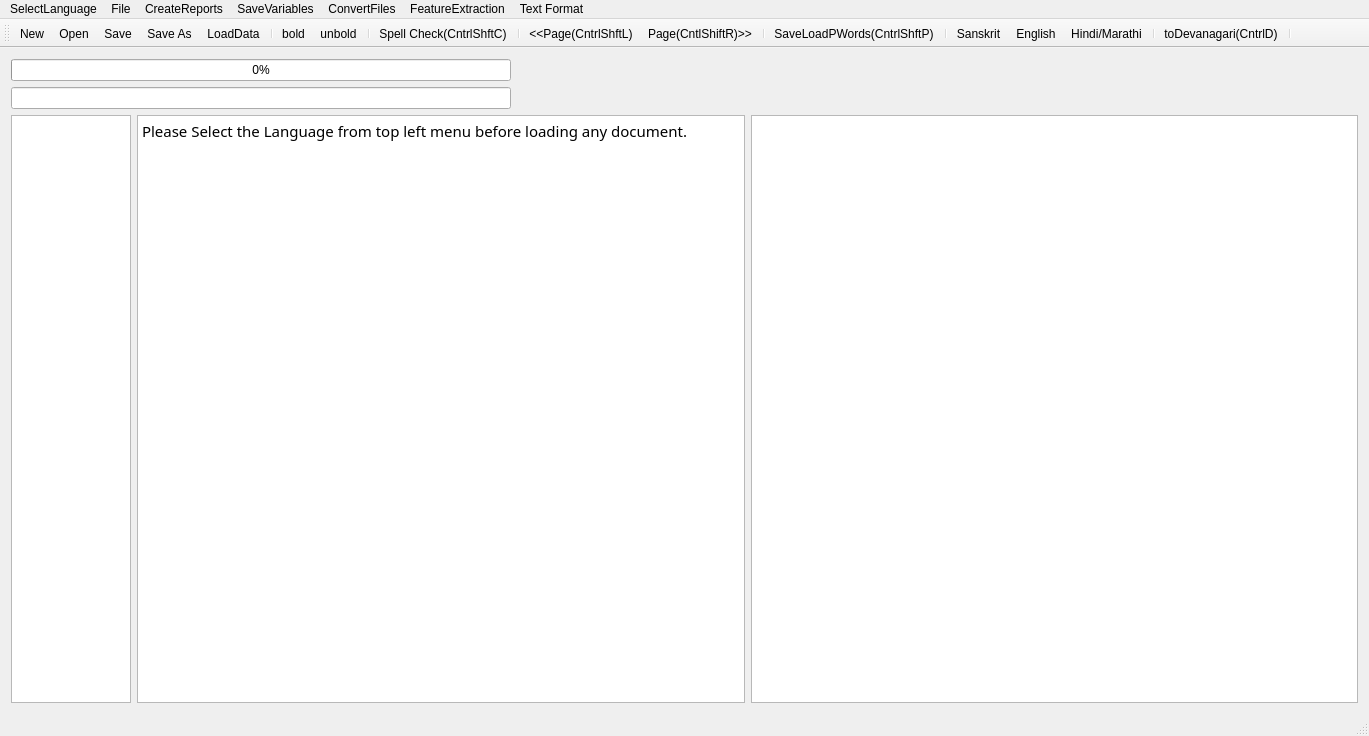
<?xml version="1.0" encoding="UTF-8"?>
<ui version="4.0">
 <class>MainWindow</class>
 <widget class="QMainWindow" name="MainWindow">
  <property name="geometry">
   <rect>
    <x>0</x>
    <y>0</y>
    <width>1369</width>
    <height>736</height>
   </rect>
  </property>
  <property name="mouseTracking">
   <bool>true</bool>
  </property>
  <property name="windowTitle">
   <string>MainWindow</string>
  </property>
  <widget class="QWidget" name="centralWidget">
   <layout class="QVBoxLayout" name="verticalLayout">
    <item>
     <widget class="QProgressBar" name="progressBar">
      <property name="maximumSize">
       <size>
        <width>500</width>
        <height>16777215</height>
       </size>
      </property>
      <property name="value">
       <number>0</number>
      </property>
      <property name="alignment">
       <set>Qt::AlignRight|Qt::AlignTrailing|Qt::AlignVCenter</set>
      </property>
     </widget>
    </item>
    <item>
     <widget class="QLineEdit" name="lineEdit">
      <property name="maximumSize">
       <size>
        <width>500</width>
        <height>16777215</height>
       </size>
      </property>
     </widget>
    </item>
    <item>
     <layout class="QHBoxLayout" name="horizontalLayout">
      <item>
       <widget class="QTextEdit" name="textEdit">
        <property name="maximumSize">
         <size>
          <width>120</width>
          <height>16777215</height>
         </size>
        </property>
        <property name="font">
         <font>
          <family>FreeSans</family>
          <italic>true</italic>
         </font>
        </property>
        <property name="sizeAdjustPolicy">
         <enum>QAbstractScrollArea::AdjustToContents</enum>
        </property>
        <property name="readOnly">
         <bool>true</bool>
        </property>
       </widget>
      </item>
      <item>
       <widget class="QTextBrowser" name="textBrowser">
        <property name="font">
         <font>
          <family>Shobhika</family>
          <pointsize>16</pointsize>
          <italic>false</italic>
         </font>
        </property>
        <property name="mouseTracking">
         <bool>true</bool>
        </property>
        <property name="sizeAdjustPolicy">
         <enum>QAbstractScrollArea::AdjustToContents</enum>
        </property>
        <property name="undoRedoEnabled">
         <bool>true</bool>
        </property>
        <property name="readOnly">
         <bool>false</bool>
        </property>
        <property name="html">
         <string>&lt;!DOCTYPE HTML PUBLIC &quot;-//W3C//DTD HTML 4.0//EN&quot; &quot;http://www.w3.org/TR/REC-html40/strict.dtd&quot;&gt;
&lt;html&gt;&lt;head&gt;&lt;meta name=&quot;qrichtext&quot; content=&quot;1&quot; /&gt;&lt;style type=&quot;text/css&quot;&gt;
p, li { white-space: pre-wrap; }
&lt;/style&gt;&lt;/head&gt;&lt;body style=&quot; font-family:'Shobhika'; font-size:16pt; font-weight:400; font-style:normal;&quot;&gt;
&lt;p style=&quot; margin-top:0px; margin-bottom:0px; margin-left:0px; margin-right:0px; -qt-block-indent:0; text-indent:0px;&quot;&gt;&lt;span style=&quot; font-family:'Ubuntu'; font-size:11pt;&quot;&gt;Please Select the Language from top left menu before loading any document.&lt;/span&gt;&lt;/p&gt;&lt;/body&gt;&lt;/html&gt;</string>
        </property>
        <property name="acceptRichText">
         <bool>true</bool>
        </property>
        <property name="textInteractionFlags">
         <set>Qt::LinksAccessibleByKeyboard|Qt::LinksAccessibleByMouse|Qt::TextBrowserInteraction|Qt::TextEditable|Qt::TextEditorInteraction|Qt::TextSelectableByKeyboard|Qt::TextSelectableByMouse</set>
        </property>
       </widget>
      </item>
      <item>
       <widget class="QGraphicsView" name="graphicsView">
        <property name="sizeAdjustPolicy">
         <enum>QAbstractScrollArea::AdjustIgnored</enum>
        </property>
        <property name="alignment">
         <set>Qt::AlignCenter</set>
        </property>
        <property name="renderHints">
         <set>QPainter::NonCosmeticDefaultPen</set>
        </property>
        <property name="dragMode">
         <enum>QGraphicsView::ScrollHandDrag</enum>
        </property>
        <property name="transformationAnchor">
         <enum>QGraphicsView::AnchorViewCenter</enum>
        </property>
        <property name="resizeAnchor">
         <enum>QGraphicsView::AnchorViewCenter</enum>
        </property>
       </widget>
      </item>
     </layout>
    </item>
   </layout>
   <zorder>lineEdit</zorder>
   <zorder>progressBar</zorder>
  </widget>
  <widget class="QMenuBar" name="menuBar">
   <property name="geometry">
    <rect>
     <x>0</x>
     <y>0</y>
     <width>1369</width>
     <height>22</height>
    </rect>
   </property>
   <widget class="QMenu" name="menuOCR_Correction_Window">
    <property name="title">
     <string>File</string>
    </property>
    <addaction name="actionNew"/>
    <addaction name="actionOpen"/>
    <addaction name="actionSave"/>
    <addaction name="actionSave_As"/>
    <addaction name="actionSpell_Check"/>
    <addaction name="actionLoad_Next_Page"/>
    <addaction name="actionLoad_Prev_Page"/>
    <addaction name="separator"/>
    <addaction name="actionLoadGDocPage"/>
    <addaction name="actionToDevanagari"/>
    <addaction name="actionLoadData"/>
    <addaction name="actionLoadDict"/>
    <addaction name="actionLoadOCRWords"/>
    <addaction name="actionLoadDomain"/>
    <addaction name="actionLoadSubPS"/>
    <addaction name="actionLoadConfusions"/>
    <addaction name="actionSugg"/>
    <addaction name="actionToSlp1"/>
   </widget>
   <widget class="QMenu" name="menuCreateReports">
    <property name="title">
     <string>CreateReports</string>
    </property>
    <addaction name="actionCreateBest2OCR"/>
    <addaction name="actionCreateSuggestionLog"/>
    <addaction name="actionCreateSuggestionLogNearestPriority"/>
    <addaction name="actionErrorDetectionRep"/>
    <addaction name="actionErrorDetectWithoutAdaptation"/>
    <addaction name="actionErrorDetectionRepUniq"/>
   </widget>
   <widget class="QMenu" name="menuSaveVariables">
    <property name="title">
     <string>SaveVariables</string>
    </property>
    <addaction name="actionCPair"/>
    <addaction name="actionPrimarySecOCRPair"/>
    <addaction name="actionCPairIEROcrVsCorrect"/>
    <addaction name="actionCPairGEROcrVsCorrect"/>
   </widget>
   <widget class="QMenu" name="menuConvertFiles">
    <property name="title">
     <string>ConvertFiles</string>
    </property>
    <addaction name="actionToSlp1_2"/>
    <addaction name="actionToDev"/>
    <addaction name="actionExtractDev"/>
    <addaction name="actionEditDistRep"/>
    <addaction name="actionConfusionFreqHist"/>
    <addaction name="actionFilterOutGT50EditDisPairs"/>
   </widget>
   <widget class="QMenu" name="menuFeatureExtraction">
    <property name="title">
     <string>FeatureExtraction</string>
    </property>
    <addaction name="actionPrepareFeatures"/>
   </widget>
   <widget class="QMenu" name="menuSelectLanguage">
    <property name="title">
     <string>SelectLanguage</string>
    </property>
    <addaction name="actionSanskrit"/>
    <addaction name="actionHindi"/>
    <addaction name="actionEnglish"/>
   </widget>
   <widget class="QMenu" name="menuText_Format">
    <property name="title">
     <string>Text Format</string>
    </property>
    <addaction name="actionsubscript"/>
    <addaction name="actionsuperscript"/>
   </widget>
   <addaction name="menuSelectLanguage"/>
   <addaction name="menuOCR_Correction_Window"/>
   <addaction name="menuCreateReports"/>
   <addaction name="menuSaveVariables"/>
   <addaction name="menuConvertFiles"/>
   <addaction name="menuFeatureExtraction"/>
   <addaction name="menuText_Format"/>
  </widget>
  <widget class="QToolBar" name="mainToolBar">
   <attribute name="toolBarArea">
    <enum>TopToolBarArea</enum>
   </attribute>
   <attribute name="toolBarBreak">
    <bool>false</bool>
   </attribute>
   <addaction name="actionNew"/>
   <addaction name="actionOpen"/>
   <addaction name="actionSave"/>
   <addaction name="actionSave_As"/>
   <addaction name="actionLoadData"/>
   <addaction name="separator"/>
   <addaction name="actionbold"/>
   <addaction name="actionunbold"/>
   <addaction name="separator"/>
   <addaction name="actionSpell_Check"/>
   <addaction name="separator"/>
   <addaction name="actionLoad_Prev_Page"/>
   <addaction name="actionLoad_Next_Page"/>
   <addaction name="separator"/>
   <addaction name="actionLoadGDocPage"/>
   <addaction name="separator"/>
   <addaction name="actionSanskrit"/>
   <addaction name="actionEnglish"/>
   <addaction name="actionHindi"/>
   <addaction name="separator"/>
   <addaction name="actionToDevanagari"/>
   <addaction name="separator"/>
  </widget>
  <widget class="QStatusBar" name="statusBar"/>
  <action name="actionOpen">
   <property name="icon">
    <iconset resource="AppResources.qrc">
     <normaloff>:/Images/open.png</normaloff>:/Images/open.png</iconset>
   </property>
   <property name="text">
    <string>Open</string>
   </property>
   <property name="shortcut">
    <string>Ctrl+O</string>
   </property>
  </action>
  <action name="actionSave">
   <property name="icon">
    <iconset resource="AppResources.qrc">
     <normaloff>:/Images/save.png</normaloff>:/Images/save.png</iconset>
   </property>
   <property name="text">
    <string>Save</string>
   </property>
   <property name="shortcut">
    <string>Ctrl+S</string>
   </property>
  </action>
  <action name="actionSave_As">
   <property name="icon">
    <iconset resource="AppResources.qrc">
     <normaloff>:/Images/save-as.png</normaloff>:/Images/save-as.png</iconset>
   </property>
   <property name="text">
    <string>Save As</string>
   </property>
   <property name="shortcut">
    <string>Ctrl+Shift+S</string>
   </property>
  </action>
  <action name="actionNew">
   <property name="icon">
    <iconset resource="AppResources.qrc">
     <normaloff>:/Images/New.png</normaloff>:/Images/New.png</iconset>
   </property>
   <property name="text">
    <string>New</string>
   </property>
   <property name="shortcut">
    <string>Ctrl+N</string>
   </property>
  </action>
  <action name="actionSpell_Check">
   <property name="text">
    <string>Spell Check(CntrlShftC)</string>
   </property>
   <property name="shortcut">
    <string>Ctrl+Shift+C</string>
   </property>
  </action>
  <action name="actionLoad_Next_Page">
   <property name="text">
    <string>Page(CntlShiftR)&gt;&gt;</string>
   </property>
   <property name="toolTip">
    <string>Page(CntlShiftR)&gt;&gt;</string>
   </property>
   <property name="shortcut">
    <string>Ctrl+Shift+R</string>
   </property>
  </action>
  <action name="actionLoad_Prev_Page">
   <property name="text">
    <string>&lt;&lt;Page(CntrlShftL)</string>
   </property>
   <property name="toolTip">
    <string>&lt;&lt;Page(CntrlShftL)</string>
   </property>
   <property name="shortcut">
    <string>Ctrl+Shift+L</string>
   </property>
  </action>
  <action name="actionLoadGDocPage">
   <property name="text">
    <string>Save&amp;LoadPWords(CntrlShftP)</string>
   </property>
   <property name="shortcut">
    <string>Ctrl+Shift+P</string>
   </property>
  </action>
  <action name="actionToDevanagari">
   <property name="text">
    <string>toDevanagari(CntrlD)</string>
   </property>
   <property name="shortcut">
    <string>Ctrl+D</string>
   </property>
  </action>
  <action name="actionLoadData">
   <property name="text">
    <string>LoadData</string>
   </property>
  </action>
  <action name="actionLoadDict">
   <property name="text">
    <string>LoadDict</string>
   </property>
  </action>
  <action name="actionLoadOCRWords">
   <property name="text">
    <string>LoadOCRWords</string>
   </property>
  </action>
  <action name="actionLoadDomain">
   <property name="text">
    <string>LoadDomain</string>
   </property>
  </action>
  <action name="actionLoadSubPS">
   <property name="text">
    <string>LoadSubPS</string>
   </property>
  </action>
  <action name="actionLoadConfusions">
   <property name="text">
    <string>LoadConfusions</string>
   </property>
  </action>
  <action name="actionSugg">
   <property name="text">
    <string>sugg</string>
   </property>
   <property name="shortcut">
    <string>Menu</string>
   </property>
  </action>
  <action name="actionCreateBest2OCR">
   <property name="text">
    <string>CreateBest2OCR</string>
   </property>
  </action>
  <action name="actionToSlp1">
   <property name="text">
    <string>toSlp1</string>
   </property>
   <property name="shortcut">
    <string>Ctrl+G</string>
   </property>
  </action>
  <action name="actionCreateSuggestionLog">
   <property name="text">
    <string>CreateSuggestionLog</string>
   </property>
  </action>
  <action name="actionCreateSuggestionLogNearestPriority">
   <property name="text">
    <string>CreateSuggestionLogNearestPriority</string>
   </property>
  </action>
  <action name="actionErrorDetectionRep">
   <property name="text">
    <string>ErrorDetectionRep</string>
   </property>
  </action>
  <action name="actionErrorDetectWithoutAdaptation">
   <property name="text">
    <string>ErrorDetectWithoutAdaptation</string>
   </property>
  </action>
  <action name="actionCPair">
   <property name="text">
    <string>CPair</string>
   </property>
  </action>
  <action name="actionToSlp1_2">
   <property name="text">
    <string>toSlp1</string>
   </property>
  </action>
  <action name="actionToDev">
   <property name="text">
    <string>toDev</string>
   </property>
  </action>
  <action name="actionExtractDev">
   <property name="text">
    <string>ExtractDevWords</string>
   </property>
   <property name="toolTip">
    <string>ExtractDevWords</string>
   </property>
  </action>
  <action name="actionPrimarySecOCRPair">
   <property name="text">
    <string>PrimarySecOCRPairs</string>
   </property>
  </action>
  <action name="actionCPairIEROcrVsCorrect">
   <property name="text">
    <string>CPairIEROcrVsCorrect</string>
   </property>
  </action>
  <action name="actionEditDistRep">
   <property name="text">
    <string>EditDistRep</string>
   </property>
  </action>
  <action name="actionConfusionFreqHist">
   <property name="text">
    <string>ConfusionFreqHist</string>
   </property>
  </action>
  <action name="actionCPairGEROcrVsCorrect">
   <property name="text">
    <string>CPairGEROcrVsCorrect</string>
   </property>
  </action>
  <action name="actionFilterOutGT50EditDisPairs">
   <property name="text">
    <string>FilterOutGT50EditDisPairs</string>
   </property>
  </action>
  <action name="actionPrepareFeatures">
   <property name="text">
    <string>PrepareFeatures</string>
   </property>
  </action>
  <action name="actionErrorDetectionRepUniq">
   <property name="text">
    <string>ErrorSuggRepUniq</string>
   </property>
  </action>
  <action name="actionSanskrit">
   <property name="text">
    <string>Sanskrit</string>
   </property>
  </action>
  <action name="actionHindi">
   <property name="text">
    <string>Hindi/Marathi</string>
   </property>
  </action>
  <action name="actionEnglish">
   <property name="text">
    <string>English</string>
   </property>
   <property name="toolTip">
    <string>English</string>
   </property>
  </action>
  <action name="actionbold">
   <property name="text">
    <string>bold</string>
   </property>
  </action>
  <action name="actionunbold">
   <property name="text">
    <string>unbold</string>
   </property>
  </action>
  <action name="actionsubscript">
   <property name="text">
    <string>subscript</string>
   </property>
  </action>
  <action name="actionsuperscript">
   <property name="text">
    <string>superscript</string>
   </property>
  </action>
 </widget>
 <layoutdefault spacing="6" margin="11"/>
 <tabstops>
  <tabstop>textBrowser</tabstop>
  <tabstop>graphicsView</tabstop>
 </tabstops>
 <resources>
  <include location="AppResources.qrc"/>
 </resources>
 <connections/>
</ui>
